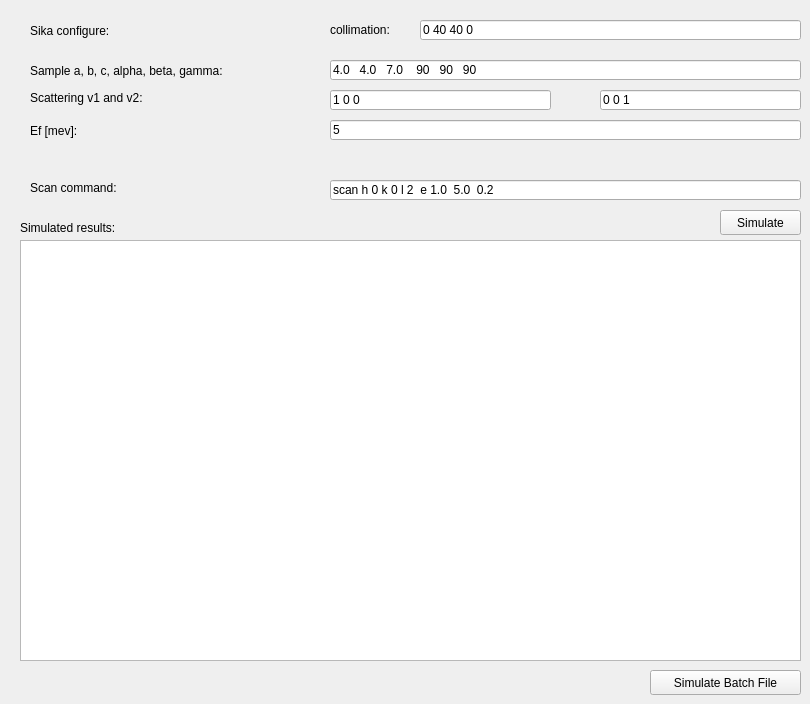
   <widget class="QWidget" name="sikaSimTab">
    <attribute name="title">
     <string>Sika Sim</string>
    </attribute>
    <widget class="QLineEdit" name="sikaCollimation">
     <property name="geometry">
      <rect>
       <x>420</x>
       <y>20</y>
       <width>381</width>
       <height>20</height>
      </rect>
     </property>
     <property name="text">
      <string>0 40 40 0</string>
     </property>
    </widget>
    <widget class="QLineEdit" name="txtLatticeOnSika">
     <property name="geometry">
      <rect>
       <x>330</x>
       <y>60</y>
       <width>471</width>
       <height>20</height>
      </rect>
     </property>
     <property name="text">
      <string>4.0   4.0   7.0    90   90   90</string>
     </property>
    </widget>
    <widget class="QLineEdit" name="txtSikaVector1">
     <property name="geometry">
      <rect>
       <x>330</x>
       <y>90</y>
       <width>221</width>
       <height>20</height>
      </rect>
     </property>
     <property name="text">
      <string>1 0 0</string>
     </property>
    </widget>
    <widget class="QLineEdit" name="txtSikaScanToSim">
     <property name="geometry">
      <rect>
       <x>330</x>
       <y>180</y>
       <width>471</width>
       <height>20</height>
      </rect>
     </property>
     <property name="text">
      <string>scan h 0 k 0 l 2  e 1.0  5.0  0.2</string>
     </property>
    </widget>
    <widget class="QLineEdit" name="txtSikaEf">
     <property name="geometry">
      <rect>
       <x>330</x>
       <y>120</y>
       <width>471</width>
       <height>20</height>
      </rect>
     </property>
     <property name="text">
      <string>5</string>
     </property>
    </widget>
    <widget class="QLineEdit" name="txtSikaVector2">
     <property name="geometry">
      <rect>
       <x>600</x>
       <y>90</y>
       <width>201</width>
       <height>20</height>
      </rect>
     </property>
     <property name="text">
      <string>0 0 1</string>
     </property>
    </widget>
    <widget class="QPlainTextEdit" name="txtSikaScanSimOutput">
     <property name="enabled">
      <bool>true</bool>
     </property>
     <property name="geometry">
      <rect>
       <x>20</x>
       <y>240</y>
       <width>781</width>
       <height>421</height>
      </rect>
     </property>
     <property name="readOnly">
      <bool>true</bool>
     </property>
    </widget>
    <widget class="QPushButton" name="btnSikaScanSim">
     <property name="geometry">
      <rect>
       <x>720</x>
       <y>210</y>
       <width>81</width>
       <height>25</height>
      </rect>
     </property>
     <property name="text">
      <string>Simulate</string>
     </property>
    </widget>
    <widget class="QPushButton" name="btnSikaBatchSim">
     <property name="geometry">
      <rect>
       <x>650</x>
       <y>670</y>
       <width>151</width>
       <height>25</height>
      </rect>
     </property>
     <property name="text">
      <string>Simulate Batch File</string>
     </property>
    </widget>
    <widget class="QLabel" name="label_40">
     <property name="geometry">
      <rect>
       <x>30</x>
       <y>20</y>
       <width>131</width>
       <height>21</height>
      </rect>
     </property>
     <property name="text">
      <string>Sika configure:</string>
     </property>
    </widget>
    <widget class="QLabel" name="label_41">
     <property name="geometry">
      <rect>
       <x>30</x>
       <y>120</y>
       <width>171</width>
       <height>21</height>
      </rect>
     </property>
     <property name="text">
      <string>Ef [mev]:</string>
     </property>
    </widget>
    <widget class="QLabel" name="label_42">
     <property name="geometry">
      <rect>
       <x>30</x>
       <y>90</y>
       <width>251</width>
       <height>16</height>
      </rect>
     </property>
     <property name="text">
      <string>Scattering v1 and v2:</string>
     </property>
    </widget>
    <widget class="QLabel" name="label_43">
     <property name="geometry">
      <rect>
       <x>30</x>
       <y>180</y>
       <width>131</width>
       <height>16</height>
      </rect>
     </property>
     <property name="text">
      <string>Scan command:</string>
     </property>
    </widget>
    <widget class="QLabel" name="label_44">
     <property name="geometry">
      <rect>
       <x>30</x>
       <y>60</y>
       <width>271</width>
       <height>21</height>
      </rect>
     </property>
     <property name="text">
      <string>Sample a, b, c, alpha, beta, gamma:</string>
     </property>
    </widget>
    <widget class="QLabel" name="label_45">
     <property name="geometry">
      <rect>
       <x>330</x>
       <y>20</y>
       <width>91</width>
       <height>20</height>
      </rect>
     </property>
     <property name="text">
      <string>collimation:</string>
     </property>
    </widget>
    <widget class="QLabel" name="label_46">
     <property name="geometry">
      <rect>
       <x>20</x>
       <y>220</y>
       <width>171</width>
       <height>16</height>
      </rect>
     </property>
     <property name="text">
      <string>Simulated results:</string>
     </property>
    </widget>
   </widget>
